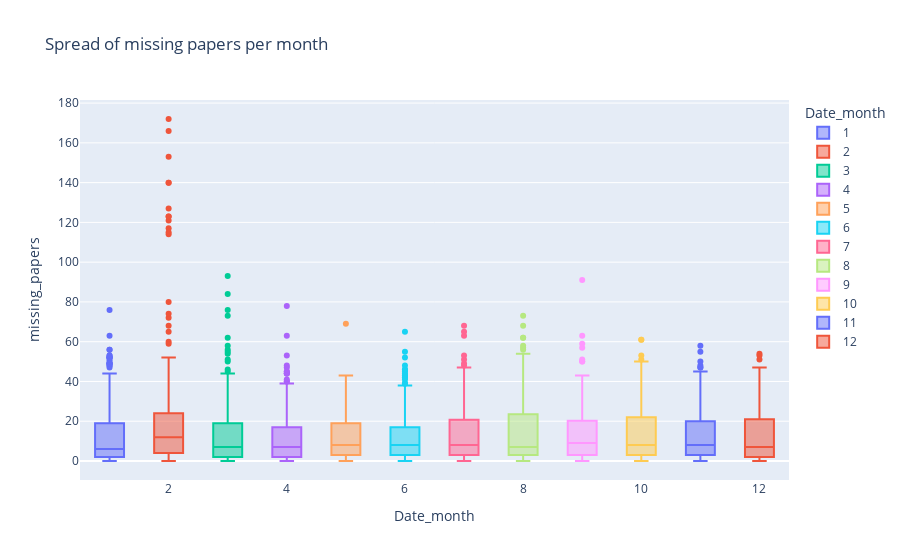

The cell this chart's notebook holds for it:
### Markdown cell above
The number of sold outs is greater on saturdays.

### Code cell
px.box(df_train_soldout, x=f"{feat_date}_month", y="missing_papers" , color=f"{feat_date}_month", title="Spread of missing papers per month")

### Figure 1 — Plotly figure (JSON) as saved in the notebook; plotly's stock layout.template omitted (floating-point values rounded to 4 significant figures; data arrays with more than 128 entries replaced by an {"elided": "..."} marker saying what was removed)
{"data": [{"alignmentgroup": "True", "hovertemplate": "Date_month=%{x}<br>missing_papers=%{y}<extra></extra>", "legendgroup": "1", "marker": {"color": "#636efa"}, "name": "1", "notched": false, "offsetgroup": "1", "orientation": "v", "showlegend": true, "type": "box", "x": {"elided": "336 int values"}, "x0": " ", "xaxis": "x", "y": {"elided": "336 int values"}, "y0": " ", "yaxis": "y"}, {"alignmentgroup": "True", "hovertemplate": "Date_month=%{x}<br>missing_papers=%{y}<extra></extra>", "legendgroup": "2", "marker": {"color": "#EF553B"}, "name": "2", "notched": false, "offsetgroup": "2", "orientation": "v", "showlegend": true, "type": "box", "x": {"elided": "378 int values"}, "x0": " ", "xaxis": "x", "y": {"elided": "378 int values"}, "y0": " ", "yaxis": "y"}, {"alignmentgroup": "True", "hovertemplate": "Date_month=%{x}<br>missing_papers=%{y}<extra></extra>", "legendgroup": "3", "marker": {"color": "#00cc96"}, "name": "3", "notched": false, "offsetgroup": "3", "orientation": "v", "showlegend": true, "type": "box", "x": {"elided": "368 int values"}, "x0": " ", "xaxis": "x", "y": {"elided": "368 int values"}, "y0": " ", "yaxis": "y"}, {"alignmentgroup": "True", "hovertemplate": "Date_month=%{x}<br>missing_papers=%{y}<extra></extra>", "legendgroup": "4", "marker": {"color": "#ab63fa"}, "name": "4", "notched": false, "offsetgroup": "4", "orientation": "v", "showlegend": true, "type": "box", "x": {"elided": "348 int values"}, "x0": " ", "xaxis": "x", "y": {"elided": "348 int values"}, "y0": " ", "yaxis": "y"}, {"alignmentgroup": "True", "hovertemplate": "Date_month=%{x}<br>missing_papers=%{y}<extra></extra>", "legendgroup": "5", "marker": {"color": "#FFA15A"}, "name": "5", "notched": false, "offsetgroup": "5", "orientation": "v", "showlegend": true, "type": "box", "x": {"elided": "332 int values"}, "x0": " ", "xaxis": "x", "y": {"elided": "332 int values"}, "y0": " ", "yaxis": "y"}, {"alignmentgroup": "True", "hovertemplate": "Date_month=%{x}<br>missing_papers=%{y}<extra></extra>", "legendgroup": "6", "marker": {"color": "#19d3f3"}, "name": "6", "notched": false, "offsetgroup": "6", "orientation": "v", "showlegend": true, "type": "box", "x": {"elided": "294 int values"}, "x0": " ", "xaxis": "x", "y": {"elided": "294 int values"}, "y0": " ", "yaxis": "y"}, {"alignmentgroup": "True", "hovertemplate": "Date_month=%{x}<br>missing_papers=%{y}<extra></extra>", "legendgroup": "7", "marker": {"color": "#FF6692"}, "name": "7", "notched": false, "offsetgroup": "7", "orientation": "v", "showlegend": true, "type": "box", "x": {"elided": "227 int values"}, "x0": " ", "xaxis": "x", "y": {"elided": "227 int values"}, "y0": " ", "yaxis": "y"}, {"alignmentgroup": "True", "hovertemplate": "Date_month=%{x}<br>missing_papers=%{y}<extra></extra>", "legendgroup": "8", "marker": {"color": "#B6E880"}, "name": "8", "notched": false, "offsetgroup": "8", "orientation": "v", "showlegend": true, "type": "box", "x": {"elided": "224 int values"}, "x0": " ", "xaxis": "x", "y": {"elided": "224 int values"}, "y0": " ", "yaxis": "y"}, {"alignmentgroup": "True", "hovertemplate": "Date_month=%{x}<br>missing_papers=%{y}<extra></extra>", "legendgroup": "9", "marker": {"color": "#FF97FF"}, "name": "9", "notched": false, "offsetgroup": "9", "orientation": "v", "showlegend": true, "type": "box", "x": {"elided": "209 int values"}, "x0": " ", "xaxis": "x", "y": {"elided": "209 int values"}, "y0": " ", "yaxis": "y"}, {"alignmentgroup": "True", "hovertemplate": "Date_month=%{x}<br>missing_papers=%{y}<extra></extra>", "legendgroup": "10", "marker": {"color": "#FECB52"}, "name": "10", "notched": false, "offsetgroup": "10", "orientation": "v", "showlegend": true, "type": "box", "x": {"elided": "214 int values"}, "x0": " ", "xaxis": "x", "y": {"elided": "214 int values"}, "y0": " ", "yaxis": "y"}, {"alignmentgroup": "True", "hovertemplate": "Date_month=%{x}<br>missing_papers=%{y}<extra></extra>", "legendgroup": "11", "marker": {"color": "#636efa"}, "name": "11", "notched": false, "offsetgroup": "11", "orientation": "v", "showlegend": true, "type": "box", "x": {"elided": "228 int values"}, "x0": " ", "xaxis": "x", "y": {"elided": "228 int values"}, "y0": " ", "yaxis": "y"}, {"alignmentgroup": "True", "hovertemplate": "Date_month=%{x}<br>missing_papers=%{y}<extra></extra>", "legendgroup": "12", "marker": {"color": "#EF553B"}, "name": "12", "notched": false, "offsetgroup": "12", "orientation": "v", "showlegend": true, "type": "box", "x": {"elided": "234 int values"}, "x0": " ", "xaxis": "x", "y": {"elided": "234 int values"}, "y0": " ", "yaxis": "y"}], "layout": {"boxmode": "overlay", "legend": {"title": {"text": "Date_month"}, "tracegroupgap": 0}, "title": {"text": "Spread of missing papers per month"}, "xaxis": {"anchor": "y", "categoryarray": [1, 2, 3, 4, 5, 6, 7, 8, 9, 10, 11, 12], "categoryorder": "array", "domain": [0, 1], "title": {"text": "Date_month"}}, "yaxis": {"anchor": "x", "domain": [0, 1], "title": {"text": "missing_papers"}}}}
